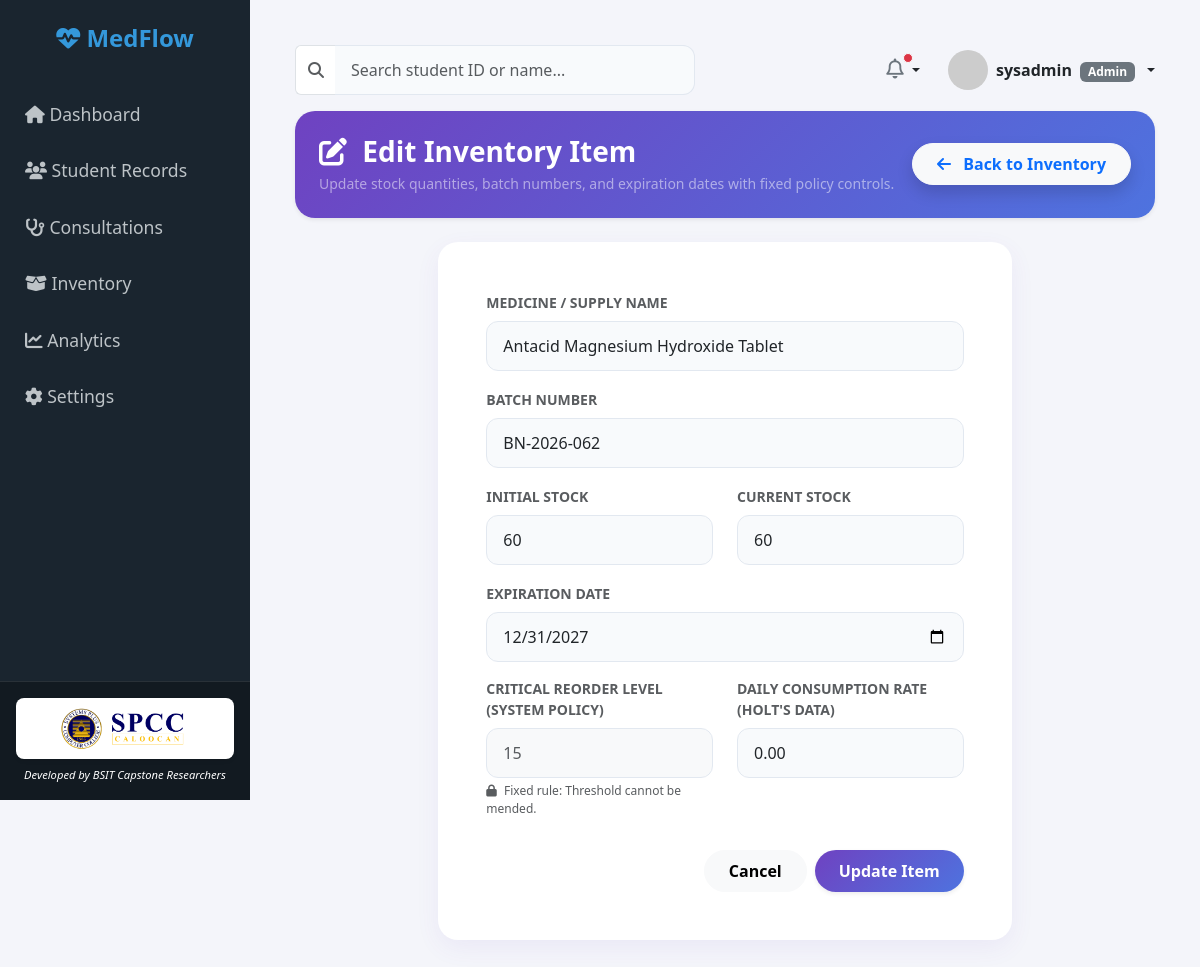
Screenshot of /modules/inventory/edit.php?id=62 (signed in) with the database file from the repository.
### tables this page shows
CREATE TABLE IF NOT EXISTS `inventory` (
  `item_id` int NOT NULL AUTO_INCREMENT,
  `item_name` varchar(100) NOT NULL,
  `batch_number` varchar(100) DEFAULT NULL,
  `current_stock` int NOT NULL DEFAULT '0',
  `initial_stock` int DEFAULT '0',
  `expiration_date` date DEFAULT NULL,
  `reorder_level` int NOT NULL DEFAULT '0',
  `daily_consumption_rate` decimal(5,2) DEFAULT '0.00',
  `category` varchar(100) DEFAULT NULL,
  PRIMARY KEY (`item_id`)
);

### modules/inventory/edit.php (the view, shortened to what this page needs)
<?php
require_once '../../includes/db_connect.php';
$item_id = $_GET['id'] ?? null;
$stmt = $pdo->prepare("SELECT * FROM inventory WHERE item_id = ?");
$stmt->execute([$item_id]);
$item = $stmt->fetch(PDO::FETCH_ASSOC);
?>
<!DOCTYPE html>
<html lang="en">
<head>
    <link href="https://cdn.jsdelivr.net/npm/bootstrap@5.3.0/dist/css/bootstrap.min.css" rel="stylesheet">
    <link rel="stylesheet" href="https://cdnjs.cloudflare.com/ajax/libs/font-awesome/6.4.0/css/all.min.css">
</head>
<body>
    <?php include '../../includes/sidebar.php'; ?>
    <div class="main-content">
        <?php include '../../includes/topbar.php'; ?>
        <div class="card bg-gradient-purple p-4 mb-4 shadow-sm mt-3">
            <div class="d-flex justify-content-between align-items-center">
                <div>
                    <h3 class="fw-bold mb-1 text-white"><i class="fa-solid fa-pen-to-square me-2"></i> Edit Inventory Item</h3>
                    <p class="text-white-50 mb-0 small">Update stock quantities, batch numbers, and expiration dates with fixed policy controls.</p>
                </div>
                <a href="index.php" class="btn btn-light fw-bold px-4 py-2 shadow text-primary rounded-pill">
                    <i class="fa-solid fa-arrow-left me-2"></i> Back to Inventory
                </a>
            </div>
        </div>
        <div class="card p-5 col-lg-8 mx-auto">
            <form method="POST">
                <div class="mb-3">
                    <label class="form-label text-muted small fw-bold text-uppercase">Medicine / Supply Name</label>
                    <input type="text" name="item_name" class="form-control" value="<?php echo htmlspecialchars($item['item_name']); ?>" required>
                </div>
                <div class="mb-3">
                    <label class="form-label text-muted small fw-bold text-uppercase">Batch Number</label>
                    <input type="text" name="batch_number" class="form-control" value="<?php echo htmlspecialchars($item['batch_number'] ?? ''); ?>" placeholder="e.g., BN-2026-001" required>
                </div>
                <div class="row">
                    <div class="col-md-6 mb-3">
                        <label class="form-label text-muted small fw-bold text-uppercase">Initial Stock</label>
                        <input type="number" name="initial_stock" class="form-control" value="<?php echo intval($item['initial_stock'] ?? 0); ?>" min="0" required>
                    </div>
                    <div class="col-md-6 mb-3">
                        <label class="form-label text-muted small fw-bold text-uppercase">Current Stock</label>
                        <input type="number" name="current_stock" class="form-control" value="<?php echo intval($item['current_stock']); ?>" min="0" required>
                    </div>
                </div>
                <div class="mb-3">
                    <label class="form-label text-muted small fw-bold text-uppercase">Expiration Date</label>
                    <input type="date" name="expiration_date" class="form-control" value="<?php echo htmlspecialchars($item['expiration_date'] ?? ''); ?>" required>
                </div>
                <div class="row">
                    <div class="col-md-6 mb-4">
                        <label class="form-label text-muted small fw-bold text-uppercase">Critical Reorder Level (System Policy)</label>
                        <input type="number" class="form-control bg-light text-muted" value="<?php echo intval($item['reorder_level']); ?>" readonly title="Alert levels are fixed by system policy and cannot be edited.">
                        <div class="form-text text-muted" style="font-size: 0.75rem;"><i class="fa-solid fa-lock me-1"></i> Fixed rule: Threshold cannot be mended.</div>
                    </div>
                    <div class="col-md-6 mb-4">
                        <label class="form-label text-muted small fw-bold text-uppercase">Daily Consumption Rate (Holt's Data)</label>
                        <input type="number" step="0.01" name="daily_consumption_rate" class="form-control" value="<?php echo htmlspecialchars($item['daily_consumption_rate'] ?? 0); ?>" min="0" required>
                    </div>
                </div>
                <div class="d-flex justify-content-end gap-2 pt-2">
                    <a href="index.php" class="btn btn-light px-4 py-2 rounded-pill fw-semibold">Cancel</a>
                    <button type="submit" class="btn btn-primary px-4 py-2 rounded-pill fw-semibold shadow-sm" style="background: linear-gradient(135deg, #6f42c1 0%, #4e73df 100%); border: none;">Update Item</button>
                </div>
            </form>
        </div>
    </div>
</body>
</html>

### modules/inventory/edit.php (style rules this page uses)
body { background-color: #f4f5fa; font-family: 'Segoe UI', Tahoma, Geneva, Verdana, sans-serif; overflow-x: hidden; }
.main-content { margin-left: 250px; padding: 45px; width: calc(100% - 250px); }
.card { border: none; border-radius: 20px; box-shadow: 0 8px 25px rgba(111, 66, 193, 0.07); background-color: #ffffff; }
.form-control { border-radius: 12px; padding: 12px 16px; border: 1px solid #e2e8f0; background-color: #f8fafc; }
.bg-gradient-purple { background: linear-gradient(135deg, #6f42c1 0%, #4e73df 100%); color: white; border-radius: 20px; }

### rows the page displays
inventory: item_name "Antacid Magnesium Hydroxide Tablet", batch_number "BN-2026-062", initial_stock "60", current_stock "60", expiration_date "12/31/2027", reorder_level "15", daily_consumption_rate "0.00"

### other values shown
$_SESSION['username'] "sysadmin"
$_SESSION['role'] "Admin"
